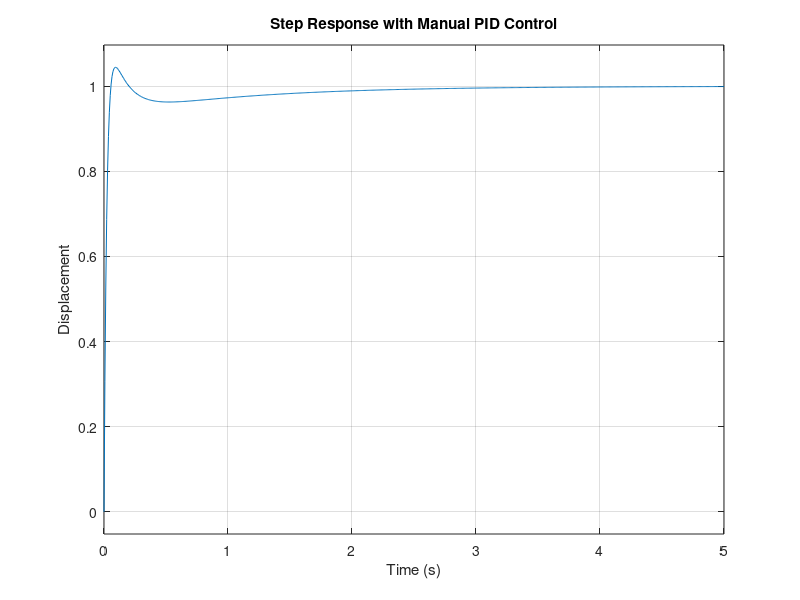

Write MATLAB code to recreate this figure. (Note: this script raises an error after producing the figure.)
%% PID Control of a Mass-Spring-Damper System
clear; clc; close all;

% System parameters
m = 1;      % mass (kg)
c = 2;      % damping coefficient (N·s/m)
k = 20;     % spring constant (N/m)

% Transfer function of the plant: 
num = 1;
den = [m c k];
plant = tf(num, den);

% Manual PID gains (adjust if needed)
Kp = 350;
Ki = 300;
Kd = 50;

% Create PID controller
controller = pid(Kp, Ki, Kd);

% Closed-loop system with unity feedback
closed_loop_sys = feedback(controller * plant, 1);

% Step response
figure;
step(closed_loop_sys, 5);  % simulate for 5 seconds
title('Step Response with Manual PID Control');
xlabel('Time (s)');
ylabel('Displacement');
grid on;

% Analyze performance
info = stepinfo(closed_loop_sys);
disp('Step Response Performance (Manual PID):');
disp(info);
